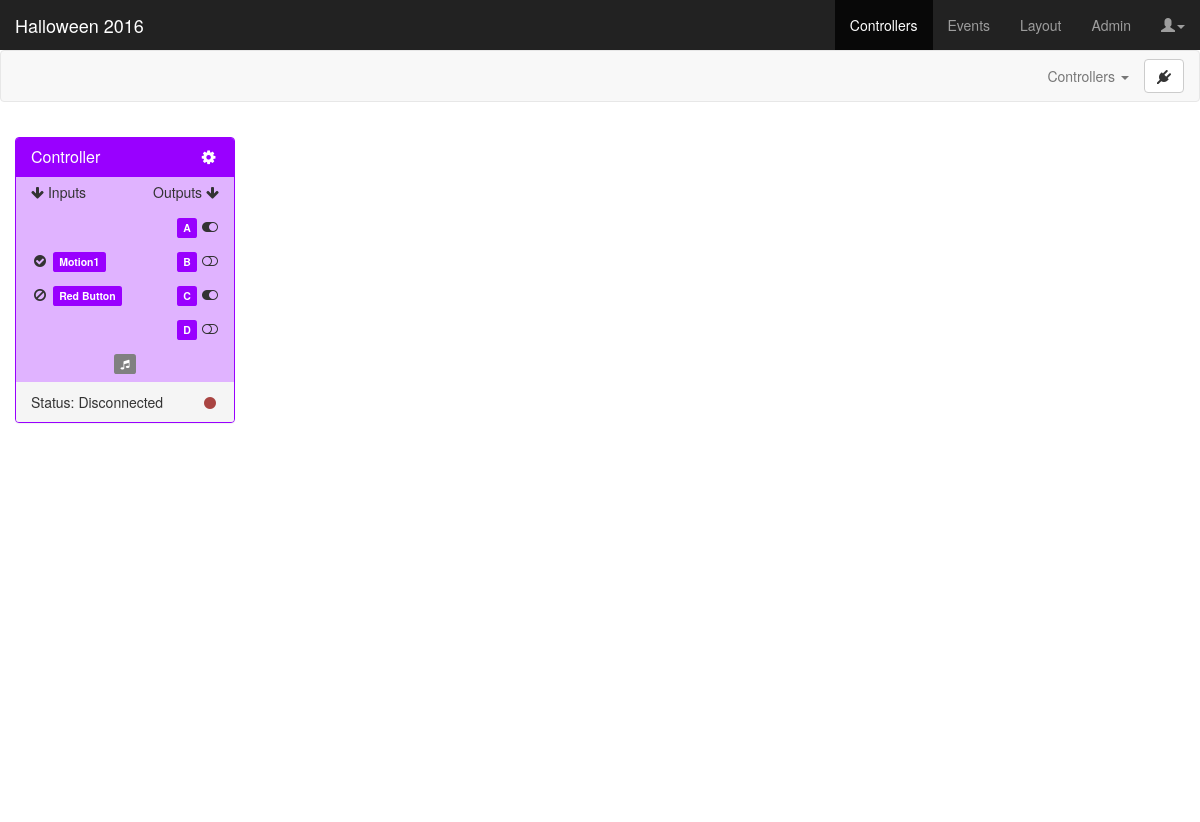
The page /controllers on the database its author committed.
### app/models.py (models this page shows, shortened)
class Controller(db.Model):
	id = db.Column(db.Integer, primary_key=True)
	project_id = db.Column(db.Integer, db.ForeignKey('project.id'))
	color_id = db.Column(db.Integer, db.ForeignKey('color.id'))
	name = db.Column(db.String(25), unique=True)
	ports = db.relationship('Port', backref='controller')
	def get_port(self, port):
		try:
			for p in self.ports:
				if p.port == port:
					return p
			NotFound = namedtuple('NotFound', 'id name state')
			p = NotFound(id='<NOT_FOUND>', name='<NOT_FOUND>', state='<NOT_FOUND>')
			return p
		except:
			return 0
	@property
	def serialize(self):
		return {
			'controller_id': self.id,
			'project_id': self.project_id,
			'controllername': self.name,
			'controllercolor': self.color_id,
			'input1_id': self.get_port('1').id,
			'input1name': self.get_port('1').name,
			'input1state': self.get_port('1').state,
			'input2_id': self.get_port('2').id,
			'input2name': self.get_port('2').name,
			'input2state': self.get_port('2').state,
			'outputA_id': self.get_port('A').id,
			'outputAname': self.get_port('A').name,
			'outputAstate': self.get_port('A').state,
			'outputB_id': self.get_port('B').id,
			'outputBname': self.get_port('B').name,
			'outputBstate': self.get_port('B').state,
			'outputC_id': self.get_port('C').id,
			'outputCname': self.get_port('C').name,
			'outputCstate': self.get_port('C').state,
			'outputD_id': self.get_port('D').id,
			'outputDname': self.get_port('D').name,
			'outputDstate': self.get_port('D').state,
		}

class Port(db.Model):
	id = db.Column(db.Integer, primary_key=True)
	controller_id = db.Column(db.Integer, db.ForeignKey('controller.id'))
	port = db.Column(db.String(2))
	name = db.Column(db.String(25))
	state = db.Column(db.String(10))
	type = db.Column(db.String(8))

### app/views.py (the view)
@app.route('/controllers')
def controllers():
	controllers = Controller.query.filter(Controller.project_id==projectid)
	for c in controllers:
		session[str(c.id)] = False
	colors = Color.query.all()
	return render_template('controllers.html', title='Controllers', projectname=projectname, controllers=[c.serialize for c in controllers], colors=[color.serialize for color in colors])

### app/models.py (called while the page is built)
	@property
	def serialize(self):
		return{
			'id': self.id,
			'name': self.name,
			'hex': self.hex
		}

### app/templates/controllers.html (shortened to what this page needs)
{% extends "base.html" %}
{% block content %}
<link href="static/css/controllers.css" rel="stylesheet">
<nav class="navbar navbar-default">
  <div class="container-fluid">
    <div class="collapse navbar-collapse" id="navbar-collapse-1">
      <ul class="nav navbar-nav navbar-right">
        <li class="dropdown">
        <a href="#" class="dropdown-toggle" data-toggle="dropdown">Controllers <span class="caret"></span></a>
        <li>
        	<button type="button" class="btn btn-default navbar-btn" onclick="checkController('1001')">
        	  <i class="fa fa-plug"></i>
        	</button>
        </li>
      </ul>
    </div>
  </div>
</nav>
<div class="container-fluid dashboard">
  {% for c in controllers %}
  <div class="panel draggable-controller cc-{{ c.controllercolor }}" id="controller-{{ c.controller_id }}">
    <div class="panel-heading cc-{{ c.controllercolor }}-heading">
      <h3 class="panel-title">
        <span class="controller-name">{{ c.controllername }}</span>
        <div class="pull-right" data-toggle="modal" data-target="#editControllerModal" data-cid="controller-{{ c.controller_id }}" data-ccolor="cc-{{ c.controllercolor }}" data-cname="{{ c.controllername }}">
          <i class="fa fa-cog fa-fw"></i>
        </div>
      </h3>
    </div>
    <ul class="list-group">
      <li class="list-group-item borderless">
        <div class="pull-left"><i class="fa fa-arrow-down"></i> Inputs</div>
        <div class="pull-right">Outputs <i class="fa fa-arrow-down"></i></div>
      </li>
      <li class="list-group-item borderless">
        <div class="pull-right">
          <span class="label output portA cc-{{ c.controllercolor }}" data-toggle="tooltip" title="{{ c.outputAname }}<br>(Click to name)" data-container="body" data-html="true" data-fullname="{{ c.outputAname }}">{{ c.outputAname|truncate(7, True) }}</span>&nbsp;<span id="toggle-A-{{ c.controller_id }}" data-toggle="tooltip" title="{% if c.outputAstate == 'DISABLED' %}DISABLED{% else %}Default {{ c.outputAstate }}{% endif %}<br>(Click to toggle)" data-html="true" data-container="body"><i class="fa fa-{% if c.outputAstate == 'DISABLED' %}ban{% else %}toggle-{{ c.outputAstate|lower }}{% endif %} fa-fw" data-setting="{{ c.outputAstate }}"></i></span>
        </div>
      </li>
      <li class="list-group-item borderless">
        <div class="pull-left"><span id="toggle-1-{{ c.controller_id }}" data-toggle="tooltip" title="{{ c.input1state }}<br>(Click to toggle)" data-html="true" data-container="body"><i class="fa fa-{% if c.input1state == 'DISABLED' %}ban{% else %}check-circle{% endif %} fa-fw" data-setting="{{ c.input1state }}"></i></span>&nbsp;</div>
        <div class="pull-left spin"><span class="label input port1 cc-{{ c.controllercolor }}" data-toggle="tooltip" title="{{ c.input1name }}<br>(Click to name)" data-container="body" data-html="true" data-fullname="{{ c.input1name }}">{{ c.input1name|truncate(7, True) }}</span></div>
        <div class="pull-right">
          <span class="label output portB cc-{{ c.controllercolor }}" data-toggle="tooltip" title="{{ c.outputBname }}<br>(Click to name)" data-container="body" data-html="true" data-fullname="{{ c.outputBname }}">{{ c.outputBname|truncate(7, True) }}</span>&nbsp;<span id="toggle-B-{{ c.controller_id }}" data-toggle="tooltip" title="{% if c.outputBstate == 'DISABLED' %}DISABLED{% else %}Default {{ c.outputBstate }}{% endif %}<br>(Click to toggle)" data-html="true" data-container="body"><i class="fa fa-{% if c.outputBstate == 'DISABLED' %}ban{% else %}toggle-{{ c.outputBstate|lower }}{% endif %} fa-fw" data-setting="{{ c.outputBstate }}"></i></span>
        </div>
      </li>
      <li class="list-group-item borderless">
        <div class="pull-left"><span id="toggle-2-{{ c.controller_id }}" data-toggle="tooltip" title="{{ c.input2state }}<br>(Click to toggle)" data-html="true" data-container="body"><i class="fa fa-{% if c.input2state == 'DISABLED' %}ban{% else %}check-circle{% endif %} fa-fw" data-setting="{{ c.input2state }}"></i></span>&nbsp;</div>
        <div class="pull-left spin"><span class="label input port2 cc-{{ c.controllercolor }}" data-toggle="tooltip" title="{{ c.input2name }}<br>(Click to name)" data-container="body" data-html="true" data-fullname="{{ c.input2name }}">{{ c.input2name|truncate(7, True) }}</span></div>
        <div class="pull-right">
          <span class="label output portC cc-{{ c.controllercolor }}" data-toggle="tooltip" title="{{ c.outputCname }}<br>(Click to name)" data-container="body" data-html="true" data-fullname="{{ c.outputCname }}">{{ c.outputCname|truncate(7, True) }}</span>&nbsp;<span id="toggle-C-{{ c.controller_id }}" data-toggle="tooltip" title="{% if c.outputCstate == 'DISABLED' %}DISABLED{% else %}Default {{ c.outputCstate }}{% endif %}<br>(Click to toggle)" data-html="true" data-container="body"><i class="fa fa-{% if c.outputCstate == 'DISABLED' %}ban{% else %}toggle-{{ c.outputCstate|lower }}{% endif %} fa-fw" data-setting="{{ c.outputCstate }}"></i></span>
        </div>
      </li>
      <li class="list-group-item borderless">
        <div class="pull-right">
          <span class="label output portD cc-{{ c.controllercolor }}" data-toggle="tooltip" title="{{ c.outputDname }}<br>(Click to name)" data-container="body" data-html="true" data-fullname="{{ c.outputDname }}">{{ c.outputDname|truncate(7, True) }}</span>&nbsp;<span id="toggle-D-{{ c.controller_id }}" data-toggle="tooltip" title="{% if c.outputDstate == 'DISABLED' %}DISABLED{% else %}Default {{ c.outputDstate }}{% endif %}<br>(Click to toggle)" data-html="true" data-container="body"><i class="fa fa-{% if c.outputDstate == 'DISABLED' %}ban{% else %}toggle-{{ c.outputDstate|lower }}{% endif %} fa-fw" data-setting="{{ c.outputDstate }}"></i></span>
        </div>
      </li>
      <li class="list-group-item borderless">
        <div class="text-center">
          <span class="label sounds cc-{{ c.controllercolor }} unassigned" id="sounds-{{ c.controller_id }}" data-toggle="tooltip" title="(Click to configure)" data-placement="bottom" data-container="body"><i class="fa fa-music"></i></span>
        </div>
      </li>
    </ul>
    <div class="panel-footer">
      Status: <span class="status">Disconnected</span>
      <div class="pull-right">
        <i class="fa fa-circle fa-fw text-danger status-icon"></i>
      </div>
    </div>
  </div>
  {% endfor %}
</div>
{% endblock %}

### app/static/css/controllers.css (style rules this page uses)
body { padding-top: 50px; }
:root { --cc1-head: #4298B5; --cc1-bg: #c7e2eb; --cc2-head: #273a3f; --cc2-bg: #c0d3d8; --cc3-head: #92B06A; --cc3-bg: #dae5cd; --cc4-head: #9900ff; --cc4-bg: #e0b3ff; --cc5-head: #DD5F32; --cc5-bg: #f4ccbd; --cc6-head: #FFA200; --cc6-bg: #ffe3b3; --cc7-head: #00A03E; --cc7-bg: #c6ecd4; --cc8-head: #24A8AC; --cc8-bg: #bff0f2; --cc9-head: #cccc00; --cc9-bg: #ffffcc; --cc10-head: #fa8072; --cc10-bg: #fdd3ce; }
.dashboard { height: calc(100vh - 100px); padding: 15px; }
.draggable-controller { width: 220px; float: left; }
span[class*='cc-'].unassigned { background-color: gray !important; }
.cc-4 { border-color: var(--cc4-head); background-color: var(--cc4-bg); }
.cc-4 > .cc-4-heading { color: #fff; background-color: var(--cc4-head); border-color: var(--cc4-head); }
.cc-4.label { background-color: var(--cc4-head); }
li.borderless { border-top: 0 none; border-bottom: 0 none; padding: 5px 15px; background-color: transparent; height: 35px; }

### rows shown on the page
Controller: controllername "Controller"
Port: state "ENABLED" (drawn), input1name "Motion1"
Port: state "DISABLED" (drawn), input2name "Red Button"

### other values the page prints
{{ projectname }} "Halloween 2016"
{{ c.outputAname|truncate(7, True) }} "A"
{{ c.outputBname|truncate(7, True) }} "B"
{{ c.outputCname|truncate(7, True) }} "C"
{{ c.outputDname|truncate(7, True) }} "D"
